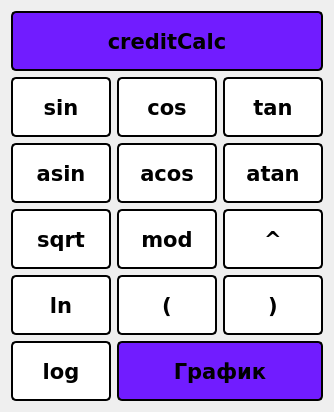
  <widget class="QWidget" name="gridLayoutWidget_2">
   <property name="geometry">
    <rect>
     <x>50</x>
     <y>210</y>
     <width>334</width>
     <height>392</height>
    </rect>
   </property>
   <layout class="QGridLayout" name="gridFunc">
    <item row="2" column="2">
     <widget class="QPushButton" name="atan">
      <property name="minimumSize">
       <size>
        <width>60</width>
        <height>60</height>
       </size>
      </property>
      <property name="font">
       <font>
        <family>Verdana</family>
        <pointsize>16</pointsize>
        <bold>true</bold>
       </font>
      </property>
      <property name="cursor">
       <cursorShape>PointingHandCursor</cursorShape>
      </property>
      <property name="layoutDirection">
       <enum>Qt::RightToLeft</enum>
      </property>
      <property name="styleSheet">
       <string notr="true">QPushButton {
	background-color: white;
	border: 2px solid black;
	border-radius: 5px;
}

QPushButton:hover {
	background-color: rgb(237, 238, 240);
}
</string>
      </property>
      <property name="text">
       <string>atan</string>
      </property>
     </widget>
    </item>
    <item row="4" column="2">
     <widget class="QPushButton" name="closingBracket">
      <property name="minimumSize">
       <size>
        <width>60</width>
        <height>60</height>
       </size>
      </property>
      <property name="font">
       <font>
        <family>Verdana</family>
        <pointsize>16</pointsize>
        <bold>true</bold>
       </font>
      </property>
      <property name="cursor">
       <cursorShape>PointingHandCursor</cursorShape>
      </property>
      <property name="styleSheet">
       <string notr="true">QPushButton {
	background-color: white;
	border: 2px solid black;
	border-radius: 5px;
}

QPushButton:hover {
	background-color: rgb(237, 238, 240);
}
</string>
      </property>
      <property name="text">
       <string>)</string>
      </property>
     </widget>
    </item>
    <item row="2" column="1">
     <widget class="QPushButton" name="acos">
      <property name="minimumSize">
       <size>
        <width>60</width>
        <height>60</height>
       </size>
      </property>
      <property name="font">
       <font>
        <family>Verdana</family>
        <pointsize>16</pointsize>
        <bold>true</bold>
       </font>
      </property>
      <property name="cursor">
       <cursorShape>PointingHandCursor</cursorShape>
      </property>
      <property name="styleSheet">
       <string notr="true">QPushButton {
	background-color: white;
	border: 2px solid black;
	border-radius: 5px;
}

QPushButton:hover {
	background-color: rgb(237, 238, 240);
}
</string>
      </property>
      <property name="text">
       <string>acos</string>
      </property>
     </widget>
    </item>
    <item row="3" column="0">
     <widget class="QPushButton" name="sqrt">
      <property name="minimumSize">
       <size>
        <width>60</width>
        <height>60</height>
       </size>
      </property>
      <property name="font">
       <font>
        <family>Verdana</family>
        <pointsize>16</pointsize>
        <bold>true</bold>
       </font>
      </property>
      <property name="cursor">
       <cursorShape>PointingHandCursor</cursorShape>
      </property>
      <property name="styleSheet">
       <string notr="true">QPushButton {
	background-color: white;
	border: 2px solid black;
	border-radius: 5px;
}

QPushButton:hover {
	background-color: rgb(237, 238, 240);
}
</string>
      </property>
      <property name="text">
       <string>sqrt</string>
      </property>
     </widget>
    </item>
    <item row="3" column="1">
     <widget class="QPushButton" name="mod">
      <property name="minimumSize">
       <size>
        <width>60</width>
        <height>60</height>
       </size>
      </property>
      <property name="font">
       <font>
        <family>Verdana</family>
        <pointsize>16</pointsize>
        <bold>true</bold>
       </font>
      </property>
      <property name="cursor">
       <cursorShape>PointingHandCursor</cursorShape>
      </property>
      <property name="styleSheet">
       <string notr="true">QPushButton {
	background-color: white;
	border: 2px solid black;
	border-radius: 5px;
}

QPushButton:hover {
	background-color: rgb(237, 238, 240);
}
</string>
      </property>
      <property name="text">
       <string>mod</string>
      </property>
     </widget>
    </item>
    <item row="5" column="0">
     <widget class="QPushButton" name="log">
      <property name="minimumSize">
       <size>
        <width>60</width>
        <height>60</height>
       </size>
      </property>
      <property name="font">
       <font>
        <family>Verdana</family>
        <pointsize>16</pointsize>
        <bold>true</bold>
       </font>
      </property>
      <property name="cursor">
       <cursorShape>PointingHandCursor</cursorShape>
      </property>
      <property name="styleSheet">
       <string notr="true">QPushButton {
	background-color: white;
	border: 2px solid black;
	border-radius: 5px;
}

QPushButton:hover {
	background-color: rgb(237, 238, 240);
}
</string>
      </property>
      <property name="text">
       <string>log</string>
      </property>
     </widget>
    </item>
    <item row="2" column="0">
     <widget class="QPushButton" name="asin">
      <property name="minimumSize">
       <size>
        <width>60</width>
        <height>60</height>
       </size>
      </property>
      <property name="font">
       <font>
        <family>Verdana</family>
        <pointsize>16</pointsize>
        <bold>true</bold>
       </font>
      </property>
      <property name="cursor">
       <cursorShape>PointingHandCursor</cursorShape>
      </property>
      <property name="styleSheet">
       <string notr="true">QPushButton {
	background-color: white;
	border: 2px solid black;
	border-radius: 5px;
}

QPushButton:hover {
	background-color: rgb(237, 238, 240);
}
</string>
      </property>
      <property name="text">
       <string>asin</string>
      </property>
     </widget>
    </item>
    <item row="3" column="2">
     <widget class="QPushButton" name="power">
      <property name="minimumSize">
       <size>
        <width>60</width>
        <height>60</height>
       </size>
      </property>
      <property name="font">
       <font>
        <family>Verdana</family>
        <pointsize>16</pointsize>
        <bold>true</bold>
       </font>
      </property>
      <property name="cursor">
       <cursorShape>PointingHandCursor</cursorShape>
      </property>
      <property name="styleSheet">
       <string notr="true">QPushButton {
	background-color: white;
	border: 2px solid black;
	border-radius: 5px;
}

QPushButton:hover {
	background-color: rgb(237, 238, 240);
}
</string>
      </property>
      <property name="text">
       <string>^</string>
      </property>
     </widget>
    </item>
    <item row="5" column="1" colspan="2">
     <widget class="QPushButton" name="graph">
      <property name="minimumSize">
       <size>
        <width>60</width>
        <height>60</height>
       </size>
      </property>
      <property name="font">
       <font>
        <family>Verdana</family>
        <pointsize>16</pointsize>
        <bold>true</bold>
       </font>
      </property>
      <property name="cursor">
       <cursorShape>PointingHandCursor</cursorShape>
      </property>
      <property name="styleSheet">
       <string notr="true">QPushButton {
	background-color: rgb(113, 28, 255);
	border: 2px solid black;
	border-radius: 5px;
}

QPushButton:hover {
	background-color: #cfb3ff;
}</string>
      </property>
      <property name="text">
       <string>График</string>
      </property>
     </widget>
    </item>
    <item row="4" column="0">
     <widget class="QPushButton" name="ln">
      <property name="minimumSize">
       <size>
        <width>60</width>
        <height>60</height>
       </size>
      </property>
      <property name="font">
       <font>
        <family>Verdana</family>
        <pointsize>16</pointsize>
        <bold>true</bold>
       </font>
      </property>
      <property name="cursor">
       <cursorShape>PointingHandCursor</cursorShape>
      </property>
      <property name="styleSheet">
       <string notr="true">QPushButton {
	background-color: white;
	border: 2px solid black;
	border-radius: 5px;
}

QPushButton:hover {
	background-color: rgb(237, 238, 240);
}
</string>
      </property>
      <property name="text">
       <string>ln</string>
      </property>
     </widget>
    </item>
    <item row="1" column="2">
     <widget class="QPushButton" name="tan">
      <property name="minimumSize">
       <size>
        <width>60</width>
        <height>60</height>
       </size>
      </property>
      <property name="font">
       <font>
        <family>Verdana</family>
        <pointsize>16</pointsize>
        <bold>true</bold>
       </font>
      </property>
      <property name="cursor">
       <cursorShape>PointingHandCursor</cursorShape>
      </property>
      <property name="styleSheet">
       <string notr="true">QPushButton {
	background-color: white;
	border: 2px solid black;
	border-radius: 5px;
}

QPushButton:hover {
	background-color: rgb(237, 238, 240);
}
</string>
      </property>
      <property name="text">
       <string>tan</string>
      </property>
     </widget>
    </item>
    <item row="1" column="1">
     <widget class="QPushButton" name="cos">
      <property name="minimumSize">
       <size>
        <width>60</width>
        <height>60</height>
       </size>
      </property>
      <property name="font">
       <font>
        <family>Verdana</family>
        <pointsize>16</pointsize>
        <bold>true</bold>
       </font>
      </property>
      <property name="cursor">
       <cursorShape>PointingHandCursor</cursorShape>
      </property>
      <property name="styleSheet">
       <string notr="true">QPushButton {
	background-color: white;
	border: 2px solid black;
	border-radius: 5px;
}

QPushButton:hover {
	background-color: rgb(237, 238, 240);
}
</string>
      </property>
      <property name="text">
       <string>cos</string>
      </property>
     </widget>
    </item>
    <item row="4" column="1">
     <widget class="QPushButton" name="openBracket">
      <property name="minimumSize">
       <size>
        <width>60</width>
        <height>60</height>
       </size>
      </property>
      <property name="font">
       <font>
        <family>Verdana</family>
        <pointsize>16</pointsize>
        <bold>true</bold>
       </font>
      </property>
      <property name="cursor">
       <cursorShape>PointingHandCursor</cursorShape>
      </property>
      <property name="styleSheet">
       <string notr="true">QPushButton {
	background-color: white;
	border: 2px solid black;
	border-radius: 5px;
}

QPushButton:hover {
	background-color: rgb(237, 238, 240);
}
</string>
      </property>
      <property name="text">
       <string>(</string>
      </property>
     </widget>
    </item>
    <item row="1" column="0">
     <widget class="QPushButton" name="sin">
      <property name="minimumSize">
       <size>
        <width>60</width>
        <height>60</height>
       </size>
      </property>
      <property name="font">
       <font>
        <family>Verdana</family>
        <pointsize>16</pointsize>
        <bold>true</bold>
       </font>
      </property>
      <property name="cursor">
       <cursorShape>PointingHandCursor</cursorShape>
      </property>
      <property name="styleSheet">
       <string notr="true">QPushButton {
	background-color: white;
	border: 2px solid black;
	border-radius: 5px;
}

QPushButton:hover {
	background-color: rgb(237, 238, 240);
}
</string>
      </property>
      <property name="text">
       <string>sin</string>
      </property>
     </widget>
    </item>
    <item row="0" column="0" colspan="3">
     <widget class="QPushButton" name="toCredit">
      <property name="minimumSize">
       <size>
        <width>60</width>
        <height>60</height>
       </size>
      </property>
      <property name="font">
       <font>
        <family>Verdana</family>
        <pointsize>16</pointsize>
        <bold>true</bold>
       </font>
      </property>
      <property name="cursor">
       <cursorShape>PointingHandCursor</cursorShape>
      </property>
      <property name="styleSheet">
       <string notr="true">QPushButton {
	background-color: rgb(113, 28, 255);
	border: 2px solid black;
	border-radius: 5px;
}

QPushButton:hover {
	background-color: #cfb3ff;
}</string>
      </property>
      <property name="text">
       <string>creditCalc</string>
      </property>
     </widget>
    </item>
   </layout>
  </widget>
